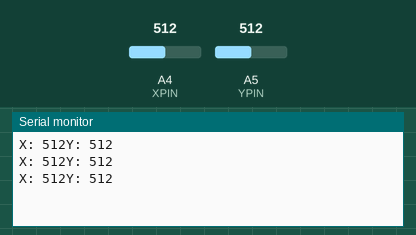
Recording of a sketch running on a simulated Arduino Uno, built with avr-gcc and run on an emulated ATmega328P. Shown: the last lines printed to the serial monitor. The test bench sets the inputs (shaded band); at power-on: A4 (XPIN) = 512, A5 (YPIN) = 512.

Above: at 1.3 s.
1.4 s: A4 (XPIN) set to 716
At 1.9 s:
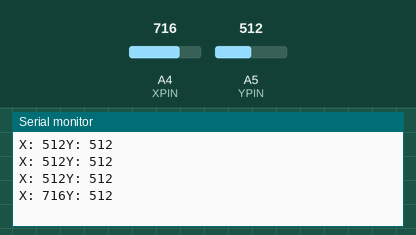
2.9 s: A5 (YPIN) set to 716
At 3.4 s:
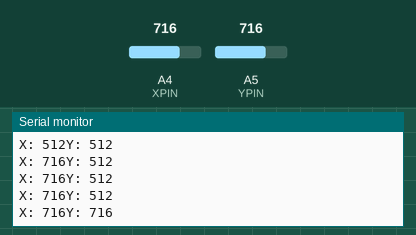
4.4 s: A4 (XPIN) set to 900
At 4.9 s:
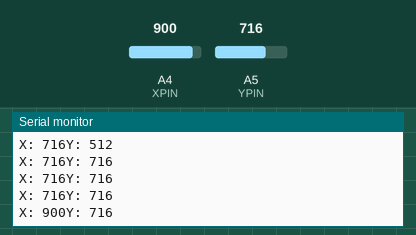
5.9 s: A5 (YPIN) set to 900
At 6.4 s:
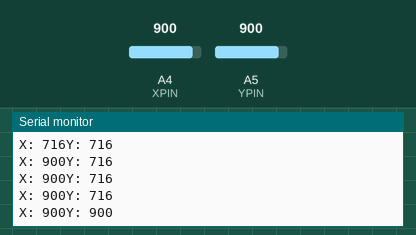
Timing chart, 0 to 8.4 s (numbered marks = the images above; inputs shaded):
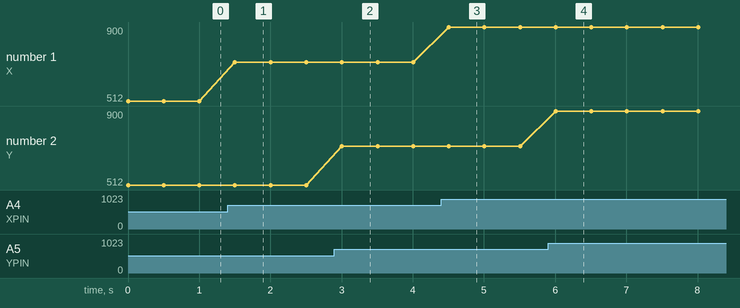

Measured:
- after the input at 1.4 s, the serial monitor: prints a new line after 0.10 s (image 1)
- after the input at 2.9 s, the serial monitor: prints a new line after 0.10 s (image 2)
- after the input at 4.4 s, the serial monitor: prints a new line after 0.11 s (image 3)
- after the input at 5.9 s, the serial monitor: prints a new line after 0.11 s (image 4)
- plotted number 1: 512 → 716 after the input at 1.4 s, 716 → 900 after the input at 4.4 s

The sketch:

sketch_feb10b.ino
```cpp
#include <Arduino.h>

#define XPIN 4
#define YPIN 5

void setup() {
  Serial.begin(115200);
}

void loop() {
  int xValue = analogRead(XPIN);
  int yValue = analogRead(YPIN);


  Serial.print("X: ");
  Serial.print(xValue);
  Serial.print("Y: ");
  Serial.println(yValue);

  delay(500);
}
```
